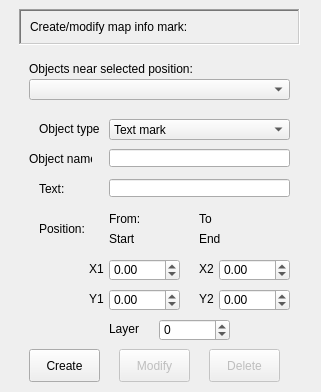
<ui version="4.0" >
 <author>Marek Krejza</author>
 <comment></comment>
 <exportmacro></exportmacro>
 <class>InfoMarksEditDlg</class>
 <widget class="QDialog" name="InfoMarksEditDlg" >
  <property name="geometry" >
   <rect>
    <x>0</x>
    <y>0</y>
    <width>321</width>
    <height>392</height>
   </rect>
  </property>
  <property name="sizePolicy" >
   <sizepolicy>
    <hsizetype>4</hsizetype>
    <vsizetype>4</vsizetype>
    <horstretch>0</horstretch>
    <verstretch>0</verstretch>
   </sizepolicy>
  </property>
  <property name="minimumSize" >
   <size>
    <width>321</width>
    <height>392</height>
   </size>
  </property>
  <property name="maximumSize" >
   <size>
    <width>321</width>
    <height>392</height>
   </size>
  </property>
  <property name="baseSize" >
   <size>
    <width>404</width>
    <height>620</height>
   </size>
  </property>
  <property name="contextMenuPolicy" >
   <enum>Qt::NoContextMenu</enum>
  </property>
  <property name="windowTitle" >
   <string>Edit Markers</string>
  </property>
  <property name="windowIcon" >
   <iconset/>
  </property>
  <property name="sizeGripEnabled" >
   <bool>false</bool>
  </property>
  <layout class="QGridLayout" >
   <property name="margin" >
    <number>9</number>
   </property>
   <property name="spacing" >
    <number>6</number>
   </property>
   <item row="0" column="0" >
    <widget class="QFrame" name="frame" >
     <property name="frameShape" >
      <enum>QFrame::NoFrame</enum>
     </property>
     <property name="frameShadow" >
      <enum>QFrame::Plain</enum>
     </property>
     <widget class="QLabel" name="textLabel1_2" >
      <property name="geometry" >
       <rect>
        <x>30</x>
        <y>110</y>
        <width>61</width>
        <height>20</height>
       </rect>
      </property>
      <property name="text" >
       <string>Object type:</string>
      </property>
     </widget>
     <widget class="QLabel" name="textLabel2_2_3" >
      <property name="geometry" >
       <rect>
        <x>20</x>
        <y>140</y>
        <width>63</width>
        <height>20</height>
       </rect>
      </property>
      <property name="text" >
       <string>Object name:</string>
      </property>
     </widget>
     <widget class="QLabel" name="textLabel2_2" >
      <property name="geometry" >
       <rect>
        <x>30</x>
        <y>170</y>
        <width>40</width>
        <height>20</height>
       </rect>
      </property>
      <property name="text" >
       <string>Text:</string>
      </property>
     </widget>
     <widget class="QLabel" name="textLabel3_2" >
      <property name="geometry" >
       <rect>
        <x>30</x>
        <y>210</y>
        <width>70</width>
        <height>20</height>
       </rect>
      </property>
      <property name="text" >
       <string>Position:</string>
      </property>
     </widget>
     <widget class="QLabel" name="startLabel_2" >
      <property name="geometry" >
       <rect>
        <x>100</x>
        <y>200</y>
        <width>70</width>
        <height>20</height>
       </rect>
      </property>
      <property name="text" >
       <string>From:</string>
      </property>
     </widget>
     <widget class="QLabel" name="startLabel" >
      <property name="geometry" >
       <rect>
        <x>100</x>
        <y>220</y>
        <width>70</width>
        <height>20</height>
       </rect>
      </property>
      <property name="text" >
       <string>Start</string>
      </property>
     </widget>
     <widget class="QLabel" name="endLabel" >
      <property name="geometry" >
       <rect>
        <x>190</x>
        <y>220</y>
        <width>70</width>
        <height>20</height>
       </rect>
      </property>
      <property name="text" >
       <string>End</string>
      </property>
     </widget>
     <widget class="QLabel" name="startLabel_3" >
      <property name="geometry" >
       <rect>
        <x>190</x>
        <y>200</y>
        <width>70</width>
        <height>20</height>
       </rect>
      </property>
      <property name="text" >
       <string>To</string>
      </property>
     </widget>
     <widget class="QLabel" name="textLabel4_3_2_2" >
      <property name="geometry" >
       <rect>
        <x>190</x>
        <y>280</y>
        <width>24</width>
        <height>20</height>
       </rect>
      </property>
      <property name="text" >
       <string>Y2</string>
      </property>
     </widget>
     <widget class="QLabel" name="textLabel4_3_3" >
      <property name="geometry" >
       <rect>
        <x>190</x>
        <y>250</y>
        <width>24</width>
        <height>20</height>
       </rect>
      </property>
      <property name="text" >
       <string>X2</string>
      </property>
     </widget>
     <widget class="QLabel" name="textLabel4_3" >
      <property name="geometry" >
       <rect>
        <x>80</x>
        <y>250</y>
        <width>16</width>
        <height>20</height>
       </rect>
      </property>
      <property name="text" >
       <string>X1</string>
      </property>
     </widget>
     <widget class="QLabel" name="textLabel1_2_2" >
      <property name="geometry" >
       <rect>
        <x>20</x>
        <y>50</y>
        <width>202</width>
        <height>20</height>
       </rect>
      </property>
      <property name="text" >
       <string>Objects near selected position:</string>
      </property>
     </widget>
     <widget class="QFrame" name="frame_2" >
      <property name="geometry" >
       <rect>
        <x>10</x>
        <y>0</y>
        <width>281</width>
        <height>36</height>
       </rect>
      </property>
      <property name="frameShape" >
       <enum>QFrame::WinPanel</enum>
      </property>
      <property name="frameShadow" >
       <enum>QFrame::Sunken</enum>
      </property>
      <layout class="QGridLayout" >
       <property name="margin" >
        <number>9</number>
       </property>
       <property name="spacing" >
        <number>6</number>
       </property>
       <item row="0" column="0" >
        <widget class="QLabel" name="textLabel5_2" >
         <property name="text" >
          <string>Create/modify map info mark:</string>
         </property>
        </widget>
       </item>
      </layout>
     </widget>
     <widget class="QLabel" name="textLabel4_3_2" >
      <property name="geometry" >
       <rect>
        <x>80</x>
        <y>280</y>
        <width>16</width>
        <height>20</height>
       </rect>
      </property>
      <property name="text" >
       <string>Y1</string>
      </property>
     </widget>
     <widget class="QLabel" name="textLabel4_3_4" >
      <property name="geometry" >
       <rect>
        <x>100</x>
        <y>310</y>
        <width>41</width>
        <height>20</height>
       </rect>
      </property>
      <property name="text" >
       <string>Layer</string>
      </property>
     </widget>
     <widget class="QPushButton" name="objectModify" >
      <property name="enabled" >
       <bool>false</bool>
      </property>
      <property name="geometry" >
       <rect>
        <x>110</x>
        <y>340</y>
        <width>71</width>
        <height>33</height>
       </rect>
      </property>
      <property name="text" >
       <string>Modify</string>
      </property>
     </widget>
     <widget class="QPushButton" name="objectDelete" >
      <property name="enabled" >
       <bool>false</bool>
      </property>
      <property name="geometry" >
       <rect>
        <x>200</x>
        <y>340</y>
        <width>71</width>
        <height>33</height>
       </rect>
      </property>
      <property name="text" >
       <string>Delete</string>
      </property>
     </widget>
     <widget class="QComboBox" name="objectsList" >
      <property name="geometry" >
       <rect>
        <x>20</x>
        <y>70</y>
        <width>261</width>
        <height>21</height>
       </rect>
      </property>
     </widget>
     <widget class="QPushButton" name="objectCreate" >
      <property name="geometry" >
       <rect>
        <x>20</x>
        <y>340</y>
        <width>71</width>
        <height>33</height>
       </rect>
      </property>
      <property name="text" >
       <string>Create</string>
      </property>
     </widget>
     <widget class="QComboBox" name="objectType" >
      <property name="geometry" >
       <rect>
        <x>100</x>
        <y>110</y>
        <width>181</width>
        <height>21</height>
       </rect>
      </property>
      <item>
       <property name="text" >
        <string>Text mark</string>
       </property>
      </item>
      <item>
       <property name="text" >
        <string>Line</string>
       </property>
      </item>
      <item>
       <property name="text" >
        <string>Arrow</string>
       </property>
      </item>
     </widget>
     <widget class="QLineEdit" name="objectNameStr" >
      <property name="geometry" >
       <rect>
        <x>100</x>
        <y>140</y>
        <width>181</width>
        <height>18</height>
       </rect>
      </property>
     </widget>
     <widget class="QLineEdit" name="objectText" >
      <property name="geometry" >
       <rect>
        <x>100</x>
        <y>170</y>
        <width>181</width>
        <height>18</height>
       </rect>
      </property>
     </widget>
     <widget class="QDoubleSpinBox" name="m_x1" >
      <property name="geometry" >
       <rect>
        <x>100</x>
        <y>250</y>
        <width>71</width>
        <height>22</height>
       </rect>
      </property>
      <property name="maximum" >
       <double>1e+10</double>
      </property>
      <property name="minimum" >
       <double>-1e+09</double>
      </property>
      <property name="singleStep" >
       <double>0.01</double>
      </property>
     </widget>
     <widget class="QDoubleSpinBox" name="m_y1" >
      <property name="geometry" >
       <rect>
        <x>100</x>
        <y>280</y>
        <width>71</width>
        <height>22</height>
       </rect>
      </property>
      <property name="maximum" >
       <double>1e+10</double>
      </property>
      <property name="minimum" >
       <double>-1e+09</double>
      </property>
      <property name="singleStep" >
       <double>0.01</double>
      </property>
     </widget>
     <widget class="QDoubleSpinBox" name="m_x2" >
      <property name="geometry" >
       <rect>
        <x>210</x>
        <y>250</y>
        <width>71</width>
        <height>22</height>
       </rect>
      </property>
      <property name="maximum" >
       <double>1e+10</double>
      </property>
      <property name="minimum" >
       <double>-1e+09</double>
      </property>
      <property name="singleStep" >
       <double>0.01</double>
      </property>
     </widget>
     <widget class="QDoubleSpinBox" name="m_y2" >
      <property name="geometry" >
       <rect>
        <x>210</x>
        <y>280</y>
        <width>71</width>
        <height>22</height>
       </rect>
      </property>
      <property name="maximum" >
       <double>1e+10</double>
      </property>
      <property name="minimum" >
       <double>-1e+09</double>
      </property>
      <property name="singleStep" >
       <double>0.01</double>
      </property>
     </widget>
     <widget class="QSpinBox" name="m_layer" >
      <property name="geometry" >
       <rect>
        <x>150</x>
        <y>310</y>
        <width>71</width>
        <height>22</height>
       </rect>
      </property>
      <property name="maximum" >
       <number>10</number>
      </property>
      <property name="minimum" >
       <number>-10</number>
      </property>
     </widget>
    </widget>
   </item>
  </layout>
 </widget>
 <layoutdefault spacing="6" margin="11" />
 <pixmapfunction>qPixmapFromMimeSource</pixmapfunction>
 <resources/>
 <connections/>
</ui>
